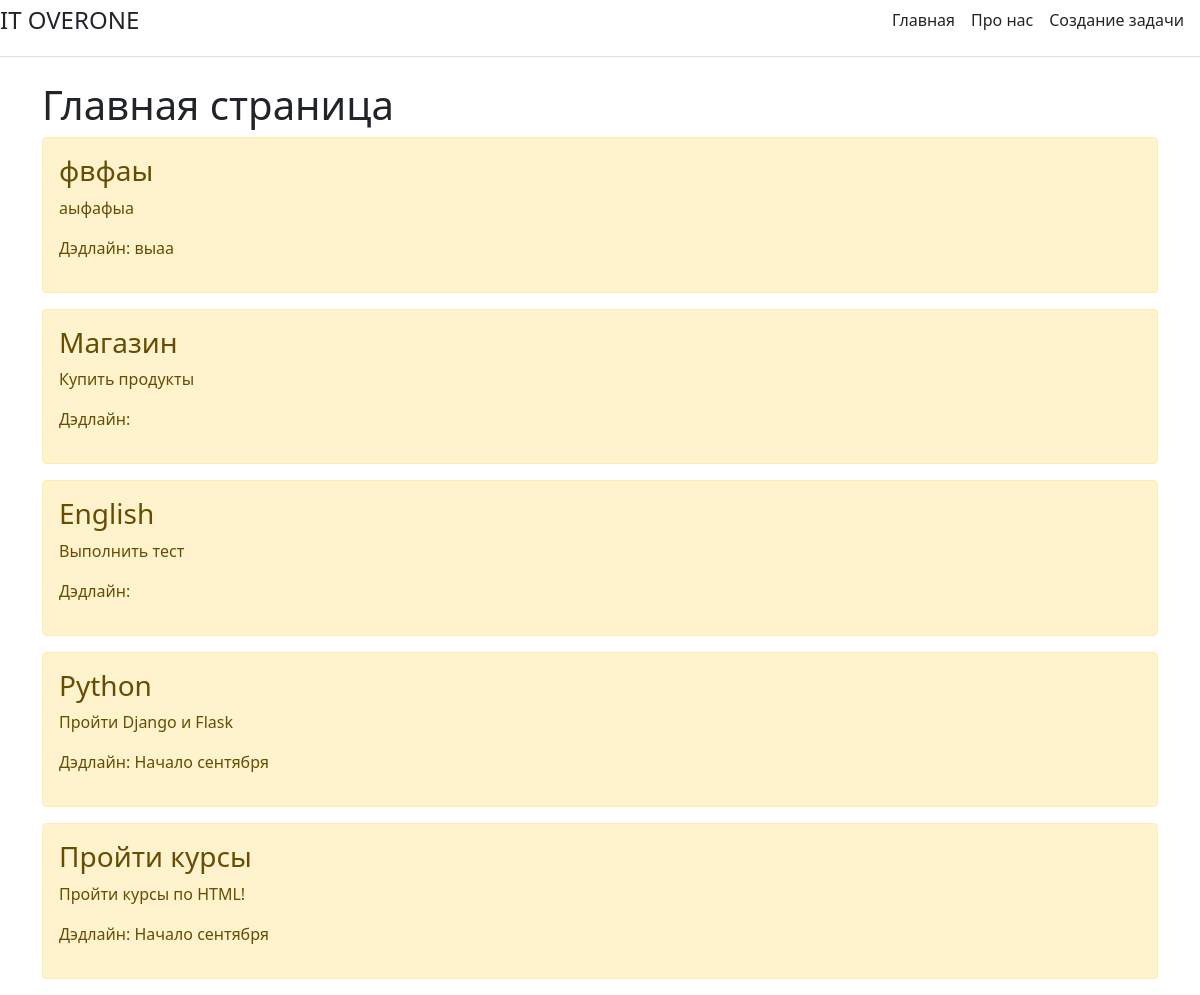
Before: / with the older database file.
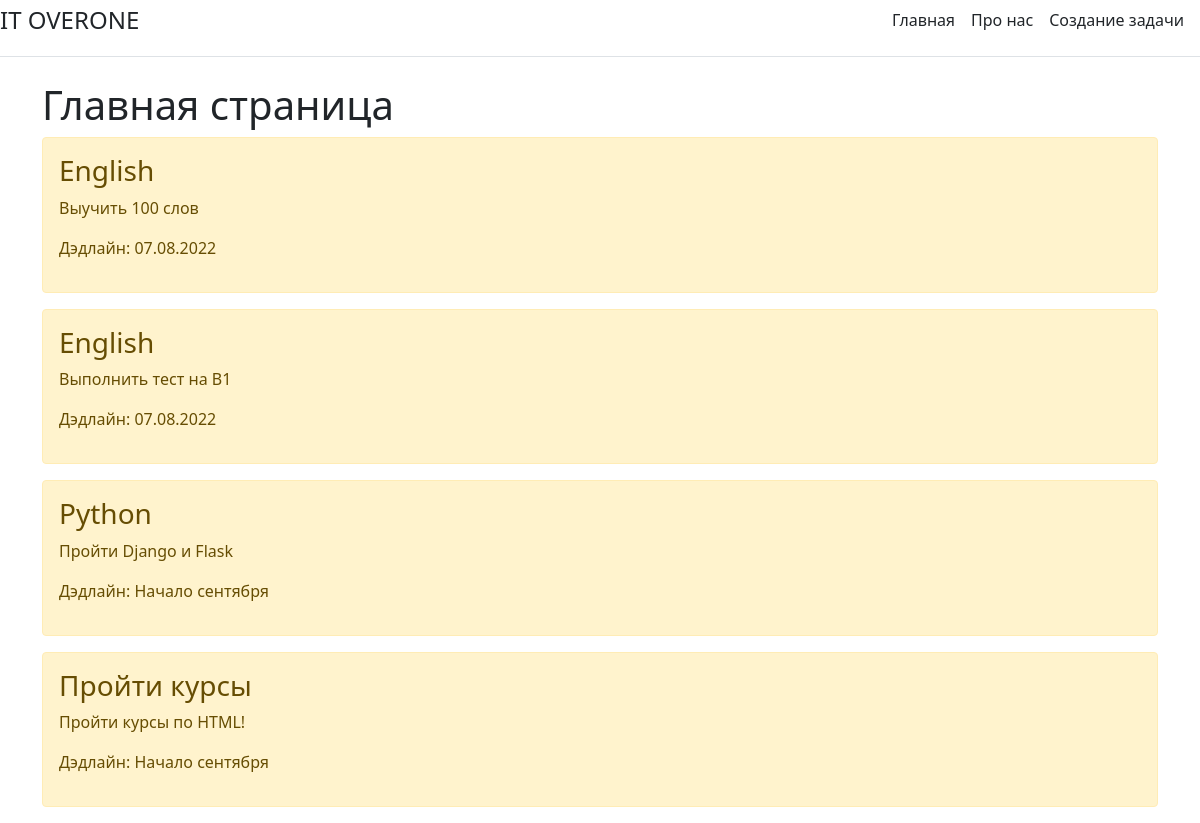
After: the same page with the newer database file.
### main/models.py (models this page shows, shortened)
class Task(models.Model):
    title = models.CharField('Название', max_length=50)
    task = models.TextField('Описание')
    deadline = models.CharField('Дэдлайн', max_length=100)

### main/views.py (the view)
# urls.py: path('', views.index, name='home'),
def index(request):
    tasks = Task.objects.order_by('-id')
    return render(request, 'index.html', {'title': 'Главная страница сайта', 'tasks': tasks})

### main/templates/index.html (shortened to what this page needs)
{% extends 'base.html' %}
{% block content %}
<h1>Главная страница</h1>
{% if tasks %}
{% for el in tasks %}
<div class="alert alert-warning mt-2">
    <h3>{{el.title}}</h3>
    <p>{{el.task}}</p>
    <p>Дэдлайн: {{el.deadline}}</p>
</div>
{% endfor %}
{% else %}
    <p> Ничего не найдено! </p>
{% endif %}
{% endblock %}

### main/templates/base.html (shortened to what this page needs)
<!doctype html>
<html lang="en">
<head>
    <link rel="stylesheet" href="https://cdn.jsdelivr.net/npm/bootstrap@5.1.3/dist/css/bootstrap.min.css">
</head>
<body>
    <div class="d-flex flex-column flex-md-row align-items-center pb-3 mb-4 border-bottom">
        <a href="/" class="d-flex align-items-center text-dark text-decoration-none">
            <span class="fs-4">IT OVERONE</span>
        </a>
        <nav class="d-inline-flex mt-2 mt-md-0 ms-md-auto">
            <a class="me-3 py-2 text-dark text-decoration-none" href="{% url 'home' %}">Главная</a>
            <a class="me-3 py-2 text-dark text-decoration-none" href="{% url 'about' %}">Про нас</a>
            <a class="me-3 py-2 text-dark text-decoration-none" href="{% url 'create' %}">Создание задачи</a>
        </nav>
    </div>
    <div class="container">
        {% block content %}{% endblock %}
    </div>
</body>
</html>

Changed rows visible on the page:
removed Task: title "фвфаы", task "аыфафыа", deadline "выаа"
removed Task: title "Магазин", task "Купить продукты"
removed Task: title "English", task "Выполнить тест"
added Task: title "English", task "Выучить 100 слов", deadline "07.08.2022"
added Task: title "English", task "Выполнить тест на B1", deadline "07.08.2022"
